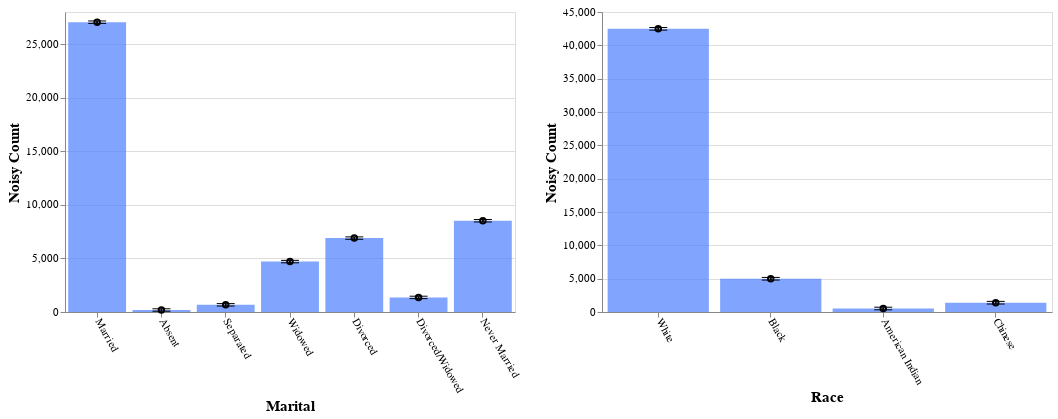
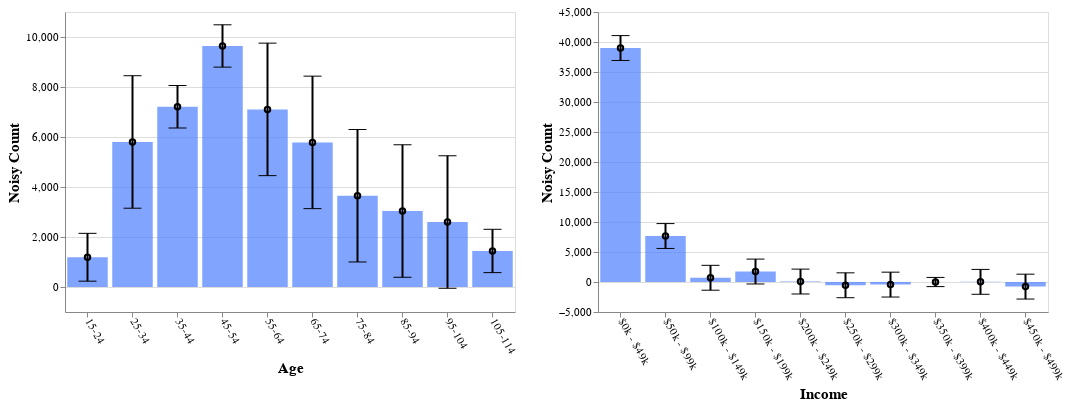
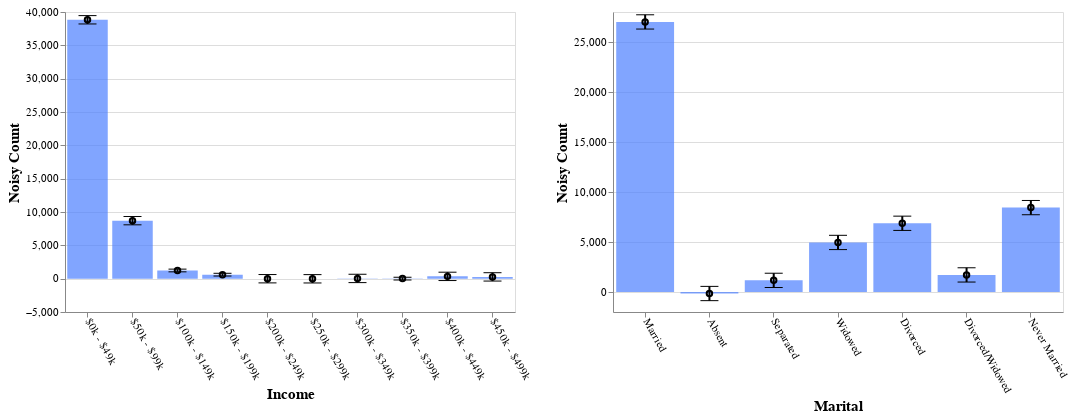
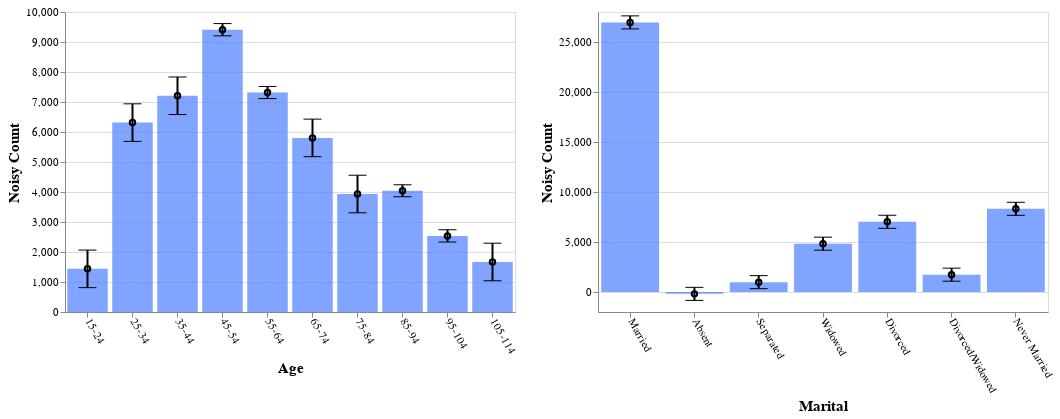

The cell these charts' notebook holds for them, in order:
### Code cell
# display(bar_label)
interface = widgets.VBox([gap_button, prompt, prompt_answer])
display(interface)
